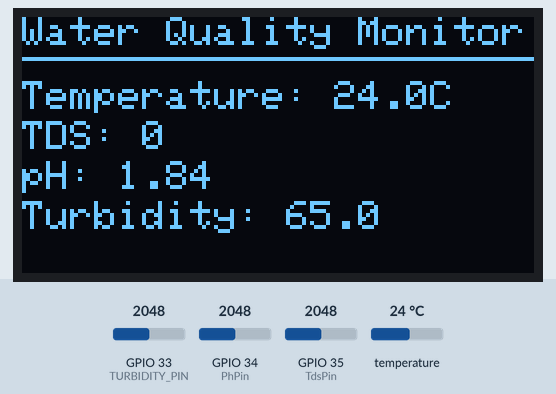
Recording of a sketch running on a simulated ESP32. Parts: 128×64 one-colour display. The test bench sets the inputs (shaded band); at power-on: temperature 24 °C, GPIO 33 (TURBIDITY_PIN) = 2048, GPIO 34 (PhPin) = 2048, GPIO 35 (TdsPin) = 2048 (analog values on the 0–4095 scale). WiFi joins after 1.5 s; servers stay silent unless stated; what the sketch prints to the serial monitor is not drawn.

Above: at 5.0 s.
5.1 s: temperature set to 12 °C
At 7.3 s:
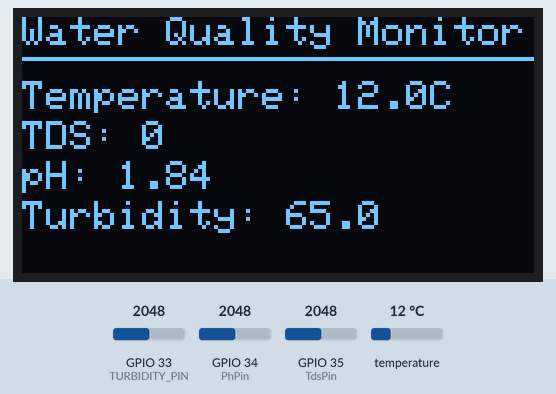
7.6 s: GPIO 33 (TURBIDITY_PIN) set to 2866
At 8.4 s:
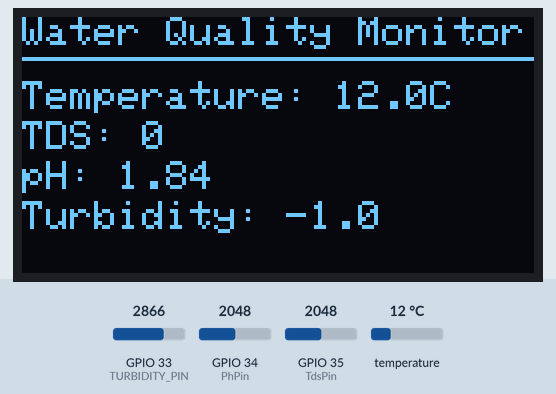
9.3 s: GPIO 34 (PhPin) set to 2866
At 11.6 s:
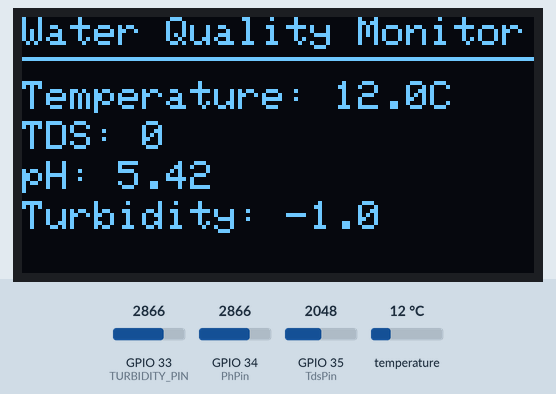
12.6 s: temperature set to 19 °C
14.3 s: GPIO 33 (TURBIDITY_PIN) set to 3972
At 15.7 s:
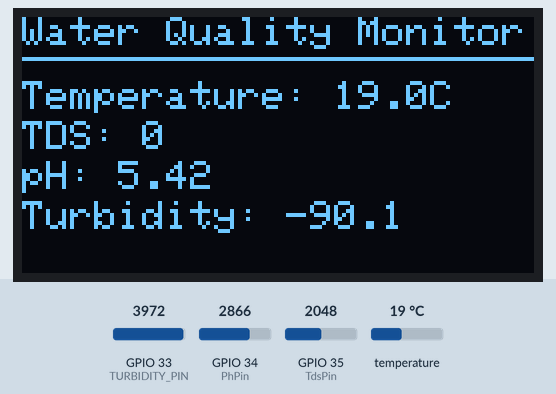
16.0 s: GPIO 34 (PhPin) set to 3972
At 17.0 s:
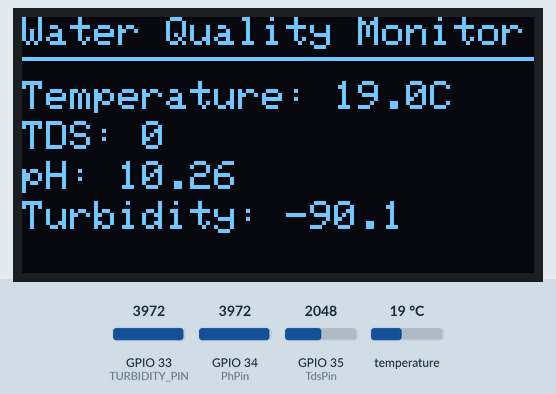
Timing chart, 0 to 19.0 s (numbered marks = the images above; inputs shaded):
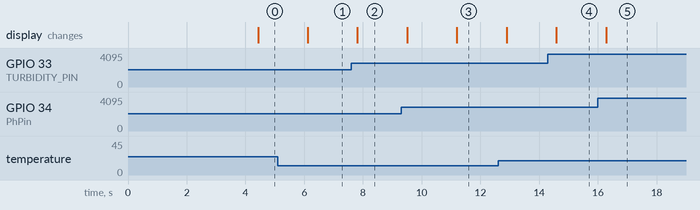

Measured:
- after the input at 5.1 s, the display: changes after 1.0 s (image 1)
- after the input at 7.6 s, the display: changes after 0.21 s (image 2)
- after the input at 9.3 s, the display: first changes after 0.21 s (image 3 shows a later state)
- after the input at 14.3 s, the display: changes after 0.28 s (image 4)
- after the input at 16.0 s, the display: changes after 0.28 s (image 5)

The sketch:

combined_esp32_firebase.ino
```cpp
#include <WiFi.h>
#include <Firebase_ESP_Client.h>
#include <Wire.h>
#include <OneWire.h>
#include <DallasTemperature.h>
#include <Adafruit_GFX.h>
#include <Adafruit_SSD1306.h>

// Wi-Fi Credentials
const char* ssid = "Water Quality Monitor";
const char* password = "12345678";

// Firebase Credentials
#define API_KEY "AIzaSyBkaCYH1y0TXJW9n2UmeesGOrmy0N9zKOY"
#define DATABASE_URL "https://water-quality-monitor-cdf19-default-rtdb.asia-southeast1.firebasedatabase.app/"
#define USER_EMAIL "mdsaiful000ms@gmail.com"
#define USER_PASSWORD "123456789"

FirebaseData fbdo;
FirebaseAuth auth;
FirebaseConfig config;

// OLED Display Setup
#define SCREEN_WIDTH 128
#define SCREEN_HEIGHT 64
Adafruit_SSD1306 display(SCREEN_WIDTH, SCREEN_HEIGHT, &Wire, -1);

// DS18B20 Temp Sensor
const int oneWireBus = 4;
OneWire oneWire(oneWireBus);
DallasTemperature sensors(&oneWire);

// TDS Sensor
#define TdsPin 35
#define VREF 3.3
#define TDS_SAMPLES 30
int tdsBuffer[TDS_SAMPLES], tdsTemp[TDS_SAMPLES], tdsIndex = 0;
float tdsValue = 0, avgTdsVoltage = 0;

// pH Sensor
#define PhPin 34
#define PH_SAMPLES 10
float phValue = 0, avgPhVoltage = 0;
float temperature = 25.0;

// Turbidity Sensor
#define TURBIDITY_PIN 33
float turbidityValue = 0;

int getMedianNum(int bArray[], int len) {
  int bTab[len];
  for (int i = 0; i < len; i++) bTab[i] = bArray[i];
  for (int j = 0; j < len - 1; j++) {
    for (int i = 0; i < len - j - 1; i++) {
      if (bTab[i] > bTab[i + 1]) {
        int temp = bTab[i];
        bTab[i] = bTab[i + 1];
        bTab[i + 1] = temp;
      }
    }
  }
  return (len & 1) ? bTab[len / 2] : (bTab[len / 2] + bTab[len / 2 - 1]) / 2;
}

void setup() {
  Serial.begin(115200);
  sensors.begin();
  analogReadResolution(12);

  pinMode(TdsPin, INPUT);
  pinMode(PhPin, INPUT);
  pinMode(TURBIDITY_PIN, INPUT);

  // OLED Init
  if (!display.begin(SSD1306_SWITCHCAPVCC, 0x3C)) {
    Serial.println("OLED failed");
    while (1);
  }
  display.clearDisplay();
  display.setTextSize(1);
  display.setTextColor(SSD1306_WHITE);
  display.setCursor(0, 0);
  display.println("Initializing...");
  display.display();
  delay(1000);

  // Wi-Fi
  WiFi.begin(ssid, password);
  Serial.print("Connecting to WiFi");
  while (WiFi.status() != WL_CONNECTED) {
    delay(500);
    Serial.print(".");
  }
  Serial.println("\nWiFi Connected");

  // Firebase Config
  config.api_key = API_KEY;
  config.database_url = DATABASE_URL;
  auth.user.email = USER_EMAIL;
  auth.user.password = USER_PASSWORD;
  Firebase.begin(&config, &auth);
  Firebase.reconnectWiFi(true);
  Serial.println("Firebase connected");
}

void loop() {
  // ----- Temperature -----
  sensors.requestTemperatures();
  temperature = sensors.getTempCByIndex(0);
  Serial.print("Temperature: ");
  Serial.print(temperature);
  Serial.println(" °C");

  // ----- TDS Sampling -----
  static unsigned long tdsSampleTime = millis();
  if (millis() - tdsSampleTime > 40) {
    tdsSampleTime = millis();
    tdsBuffer[tdsIndex] = analogRead(TdsPin);
    tdsIndex = (tdsIndex + 1) % TDS_SAMPLES;
  }

  // ----- Every 800ms: calculate & display -----
  static unsigned long updateTime = millis();
  if (millis() - updateTime > 800) {
    updateTime = millis();

    // TDS
    for (int i = 0; i < TDS_SAMPLES; i++) tdsTemp[i] = tdsBuffer[i];
    int medianTDS = getMedianNum(tdsTemp, TDS_SAMPLES);
    avgTdsVoltage = medianTDS * VREF / 4095.0;
    float compCoeff = 1.0 + 0.02 * (temperature - 25.0);
    float compVoltage = avgTdsVoltage / compCoeff;
    tdsValue = (133.42 * pow(compVoltage, 3) - 255.86 * pow(compVoltage, 2) + 857.39 * compVoltage) * 0.5;

    Serial.print("TDS Value: ");
    Serial.print(tdsValue, 0);
    Serial.println(" ppm");

    // pH
    int phTotal = 0;
    for (int i = 0; i < PH_SAMPLES; i++) {
      phTotal += analogRead(PhPin);
      delay(20);
    }
    float avgPhADC = phTotal / float(PH_SAMPLES);
    avgPhVoltage = avgPhADC * VREF / 4095.0;
    phValue = 7 + ((avgPhVoltage - 2.6) / 0.1841);

    Serial.print("pH Value: ");
    Serial.println(phValue, 2);

    // Turbidity
    int turbidityADC = analogRead(TURBIDITY_PIN);
    float turbidityVolt = turbidityADC * (3.3 / 4095.0);
    turbidityValue = ((3.3 - turbidityVolt) * 100.0) - 100; // Adjust formula if needed

    Serial.print("Turbidity: ");
    Serial.print(turbidityValue, 1);
    Serial.println(" NTU");

    // ----- OLED Display -----
    display.clearDisplay();
    display.setTextSize(1);
    display.setCursor(0, 0);
    display.println("Water Quality Monitor");
    display.drawLine(0, 10, SCREEN_WIDTH, 10, SSD1306_WHITE);

    display.setCursor(0, 16);
    display.print("Temperature: ");
    display.print(temperature, 1);
    display.println("C");

    display.setCursor(0, 26);
    display.print("TDS: ");
    display.print(tdsValue, 0);

    display.setCursor(0, 36);
    display.print("pH: ");
    display.print(phValue, 2);

    display.setCursor(0, 46);
    display.print("Turbidity: ");
    display.print(turbidityValue, 1);

    display.display();


    // ----- Firebase Upload -----
    Serial.println("Uploading to Firebase...");

    if (Firebase.RTDB.setFloat(&fbdo, "/water/temperature", temperature))
      Serial.println("Temp uploaded.");
    else Serial.println(fbdo.errorReason());

    if (Firebase.RTDB.setFloat(&fbdo, "/water/tds", tdsValue))
      Serial.println("TDS uploaded.");
    else Serial.println(fbdo.errorReason());

    if (Firebase.RTDB.setFloat(&fbdo, "/water/ph", phValue))
      Serial.println("pH uploaded.");
    else Serial.println(fbdo.errorReason());

    if (Firebase.RTDB.setFloat(&fbdo, "/water/turbidity", turbidityValue))
      Serial.println("Turbidity uploaded.");
    else Serial.println(fbdo.errorReason());

    Serial.println("------------------");
  }

  delay(100);
}
```
